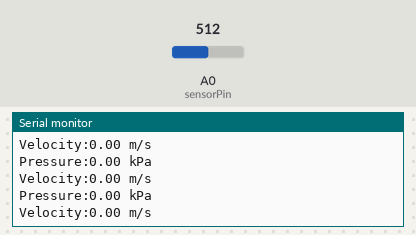
The sketch below on a simulated Arduino Uno, built with avr-gcc and run on an emulated ATmega328P. Parts: the last lines printed to the serial monitor. The test bench sets the inputs (shaded band); at power-on: A0 (sensorPin) = 512.

Above: at 2.7 s.
2.8 s: A0 (sensorPin) set to 524
At 2.93 s:
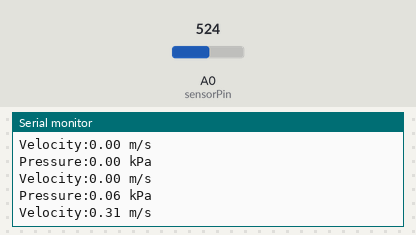
5.8 s: A0 (sensorPin) set to 503
At 5.86 s:
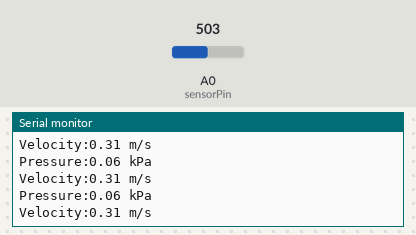
Timing chart, 0 to 8.8 s (numbered marks = the images above; inputs shaded):
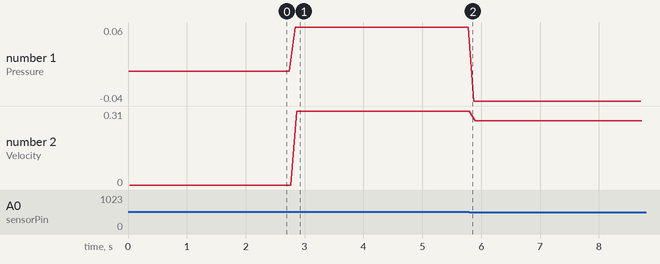

The sketch:

airspeed_sensor.ino
```cpp
int sensorPin=A0;
int sensorValue=0;
int zo;

void setup(){
  int sum=0;
  int i;
  Serial.begin(9600);
  for(i=0;i<100;i++){  //calculate zero offset on 100 readings
    sensorValue=analogRead(sensorPin)-512;
    sum+=sensorValue;
  }
  zo=sum/100.0;
}

void loop(){
  sensorValue=analogRead(sensorPin)-zo;
  float voltage=(sensorValue*5)/1024.0; //convert value from [0,1023]-> [0,5] volts
  float pressure=voltage-2.5; // transfer function from datasheet: Vout=Vs x (0.2 x P(kPa)+0.5) +- 6.25% x VFSS;
  float velocity=sqrt(2*abs(pressure)/(1.225)); // velocity


  //Serial.print("Voltage:"); Serial.print(voltage); Serial.println(" volts");
  Serial.print("Pressure:"); Serial.print(pressure); Serial.println(" kPa");
  Serial.print("Velocity:"); Serial.print(velocity); Serial.println(" m/s");

  delay(100);
}
```

Measured:
- after the input at 2.8 s, the serial monitor: prints a new line at once (image 1)
- plotted number 1: 0 → 0.06 after the input at 2.8 s, 0.06 → -0.04 after the input at 5.8 s
- plotted number 2: 0 → 0.31 after the input at 2.8 s, 0.31 → 0.27 after the input at 5.8 s
